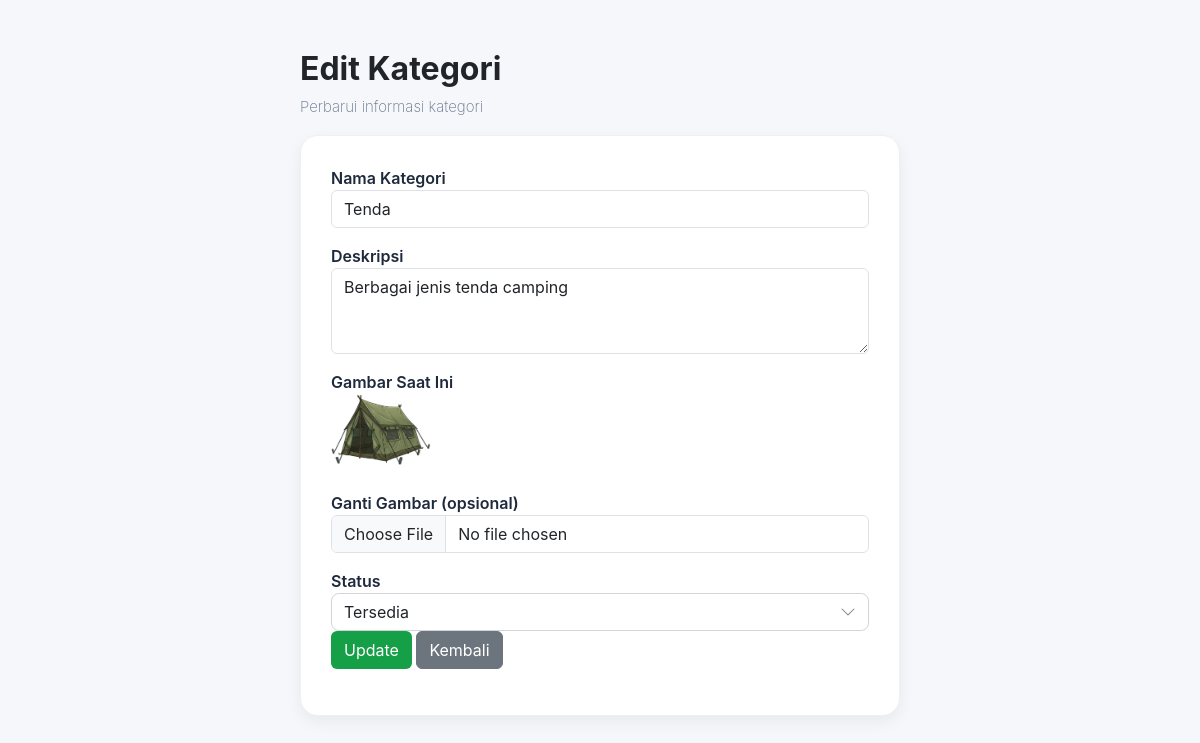
The app's page /admin/kategori/edit/1 with its own data.
### tables this page shows
CREATE TABLE `kategori` (
  `id_kategori` int(11) NOT NULL,
  `nama_kategori` varchar(50) DEFAULT NULL,
  `deskripsi` text DEFAULT NULL,
  `gambar` varchar(255) DEFAULT NULL,
  `status` varchar(20) DEFAULT NULL,
  `created_at` timestamp NOT NULL DEFAULT current_timestamp(),
  `updated_at` timestamp NOT NULL DEFAULT current_timestamp() ON UPDATE current_timestamp()
);

### application/controllers/admin/Kategori.php (called while the page is built, shortened)
<?php
class Kategori extends CI_Controller {
    public function __construct()
    {
        $this->load->model('Kategori_model');
    }
    public function edit($id)
    {
        $data['kategori'] = $this->Kategori_model->get_by_id($id);
        $this->load->view('admin/kategori/edit', $data);
    }
}

### index.php (called while the page is built, shortened)
<?php
require_once BASEPATH.'core/CodeIgniter.php';

### application/models/Kategori_model.php (called while the page is built, shortened)
<?php
class Kategori_model extends CI_Model {
    public function get_by_id($id)
    {
        return $this->db->where('id_kategori', $id)->get('kategori')->row();
    }
}

### application/views/admin/kategori/edit.php (the view, shortened to what this page needs)
<!DOCTYPE html>
<html lang="id">
<head>
    <link href="https://cdn.jsdelivr.net/npm/bootstrap@5.3.2/dist/css/bootstrap.min.css" rel="stylesheet">
    <link href="https://cdn.jsdelivr.net/npm/bootstrap-icons@1.11.1/font/bootstrap-icons.css" rel="stylesheet">
</head>
<body>
<div class="page-container">
    <h2 class="fw-bold mb-2">Edit Kategori</h2>
    <p style="font-size:15px; font-weight:200; color:#64748b;">Perbarui informasi kategori</p>
    <div class="form-card">
        <form action="<?= base_url('admin/kategori/update/'.$kategori->id_kategori); ?>"
              method="post" enctype="multipart/form-data">
            <div class="mb-3">
                <label>Nama Kategori</label>
                <input type="text" name="nama_kategori"
                       value="<?= $kategori->nama_kategori; ?>"
                       class="form-control" required>
            </div>
            <div class="mb-3">
                <label>Deskripsi</label>
                <textarea name="deskripsi" class="form-control" rows="3" required><?= $kategori->deskripsi; ?></textarea>
            </div>
            <div class="mb-3">
                <label>Gambar Saat Ini</label><br>
                <img src="<?= base_url('assets/img/kategori/'.$kategori->gambar); ?>" class="preview-img">
            </div>
            <div class="mb-3">
                <label>Ganti Gambar (opsional)</label>
                <input type="file" name="gambar" class="form-control">
            </div>
            <div class="mb-3">
                <label>Status</label>
                <div class="custom-select-wrapper">
                <select name="status" class="form-control custom-select">
                    <option value="aktif" <?= $kategori->status == 'aktif' ? 'selected' : '' ?>>Tersedia</option>
                </select>
            </div>
            <button type="submit" class="btn btn-green">Update</button>
            <a href="<?= base_url('admin/kategori'); ?>" class="btn btn-secondary">Kembali</a>
        </form>
    </div>
</div>
</body>
</html>

### application/views/admin/kategori/edit.php (style rules this page uses)
body { background-color: #f5f7fa; font-family: 'Inter', sans-serif; }
.page-container { max-width: 600px; margin: 50px auto; }
.form-card { background: white; padding: 30px; border-radius: 18px; box-shadow: 0 6px 16px rgba(0,0,0,0.06); border: 1px solid #eef1f4; }
.btn-green { background: #159F46; color: white; }
label { font-weight: 600; color: #1e293b; }
.preview-img { width: 100px; border-radius: 10px; margin-bottom: 10px; }
.custom-select-wrapper { position: relative; }
.custom-select { appearance: none; -webkit-appearance: none; -moz-appearance: none; background-position: right 12px center; background-size: 16px; padding-right: 40px !important; border: 1px solid #d1d5db; border-radius: 8px; }

### records on screen
kategori: nama_kategori "Tenda", deskripsi "Berbagai jenis tenda camping", gambar (picture), status "Tersedia"
